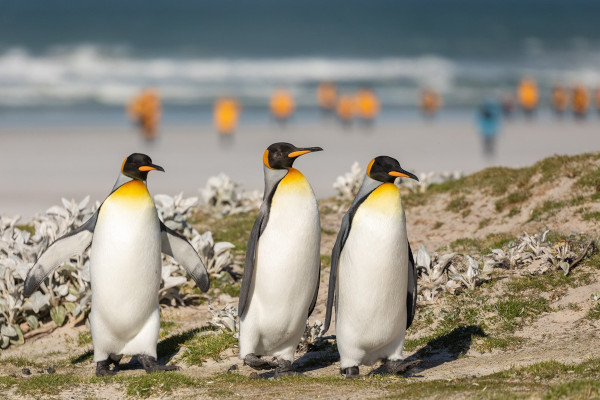
#> input picture python/tarefa1/penguins.jpg, 600 x 400 px
$ python tarefa.py
#> lines starting #> are read from the running program, lines starting #| are printed output that depends on the picture; after the words box and inside, x2 and y2 are one past the last pixel; in counts of white or black regions, pixels touching at a corner belong together
import numpy as np
import matplotlib.pyplot as plt
from PIL import Image

def convolution2D(image, filter):
    image_shape = image.shape

    image_pad = np.pad(image, 1, mode='edge')
    new_image = np.zeros(image_shape)

    for i in range(image_shape[0]):
        for j in range(image_shape[1]):
            mask = np.array([
                [image_pad[i][j], image_pad[i][j+1], image_pad[i][j+2]],
                [image_pad[i+1][j], image_pad[i+1][j+1], image_pad[i+1][j+2]],
                [image_pad[i+2][j], image_pad[i+2][j+1], image_pad[i+2][j+2]]
            ])

            pixel_value = np.dot(filter[0], mask[0]) + np.dot(filter[1], mask[1]) + np.dot(filter[2], mask[2])
            new_image[i][j] = pixel_value

    return new_image

# Filters

gaussian = (1.0/16.0) * np.array([
    [1.0, 2.0, 1.0],
    [2.0, 4.0, 2.0],
    [1.0, 2.0, 1.0]
])

sobel_x = np.array([
    [-1, 0, 1],
    [-2, 0, 2],
    [-1, 0, 1]
])

laplacian = np.array([
    [-1, -1, -1],
    [-1, 8, -1],
    [-1, -1, -1]
])

sobel_y = sobel_x.T

# Loading image

img = np.array(Image.open('penguins.jpg').convert('RGB'))
#> img is the input picture: shape (400, 600, 3); mean R, G, B 147.2, 142.6, 129.4
img_bw = np.mean(img, axis=2) / 255  # Setting the image to have one channel, and values ranging from 0 to 1

blurred_img = convolution2D(img_bw, gaussian)
#> in convolution2D, `image_pad = np.pad(image, 1, mode='edge')`:
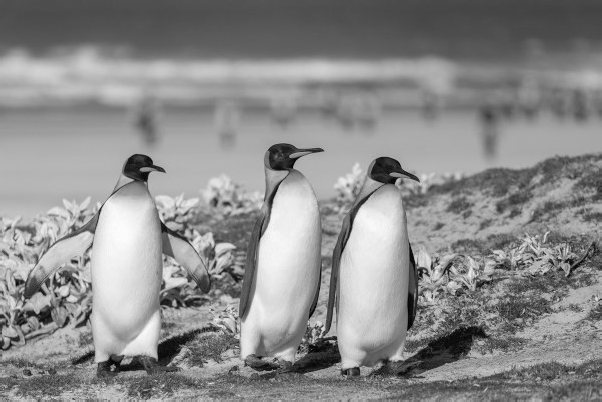
#> image_pad: shape (402, 602) float64; min 0.00261, max 0.992, mean 0.547

# Alg 1

A = convolution2D(blurred_img, sobel_x)
#> after the loop in convolution2D (call 2), `for i in range(image_shape[0]):`:
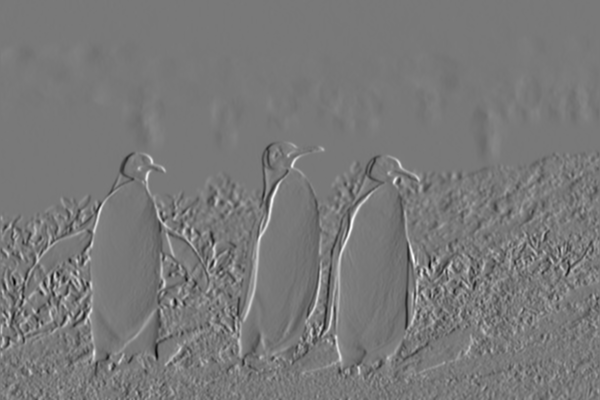
#> new_image: shape (400, 600) float64; min -1.98, max 2.18, mean -0.00137; drawn with min black and max white
B = convolution2D(blurred_img, sobel_y)
#> after the loop in convolution2D (call 3), `for i in range(image_shape[0]):`:
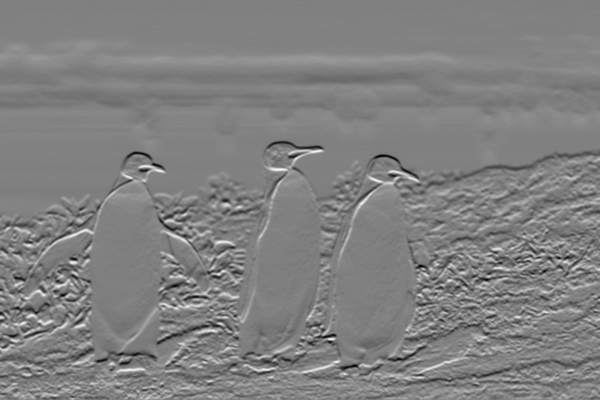
#> new_image: shape (400, 600) float64; min -1.71, max 1.68, mean 0.00509; drawn with min black and max white

C = np.sqrt(np.power(A, 2) + np.power(B, 2))
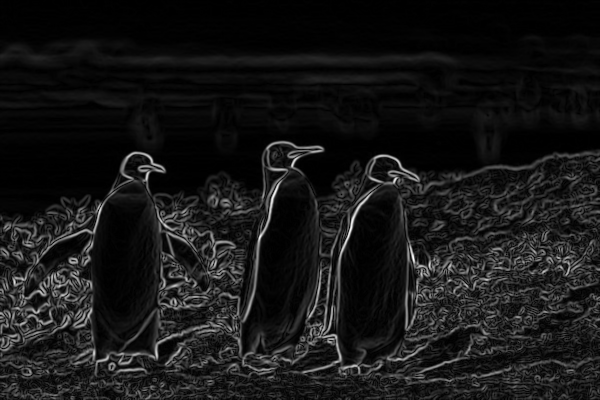
#> C: shape (400, 600) float64; min 0, max 2.25, mean 0.206; drawn with min black and max white
thr = 0.4

D = np.where(C < thr, 0, 1)
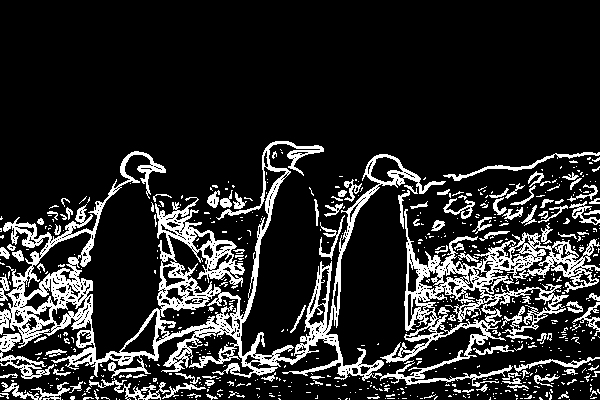
#> D: shape (400, 600) int64; values 0 (black) and 1 (white), 16.2% white; 658 white regions (546 under 20 px), largest, box (x1, y1, x2, y2) and area: (0, 141, 600, 387) 27808, (0, 333, 54, 379) 702, (443, 152, 600, 181) 517

# Alg 2

E = convolution2D(blurred_img, laplacian)
#> after the loop in convolution2D (call 4), `for i in range(image_shape[0]):`:
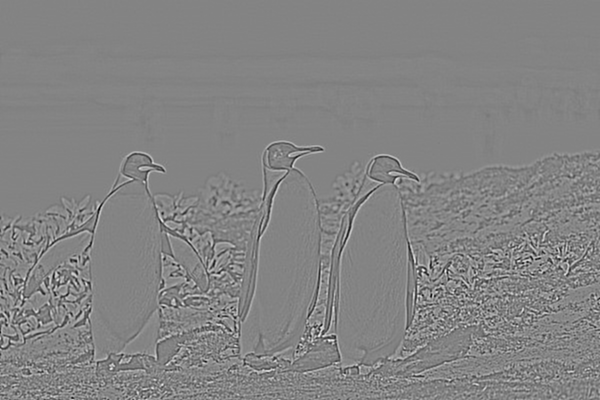
#> new_image: shape (400, 600) float64; min -1.1, max 1.03, mean 3.85e-19; drawn with min black and max white
F = np.where(np.abs(E) > 2e-1, 1, 0)
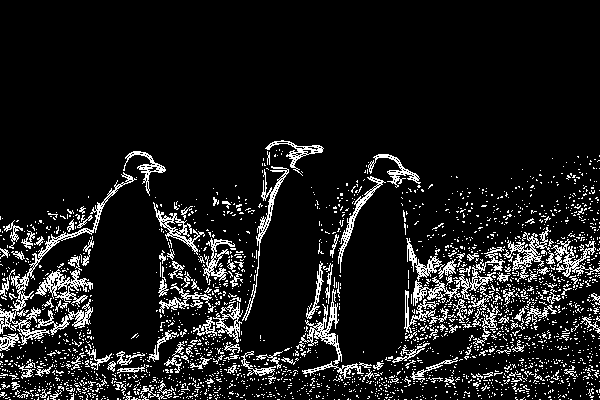
#> F: shape (400, 600) int64; values 0 (black) and 1 (white), 10.6% white in thin lines or dots, all inside (x1, y1, x2, y2) = (0, 140, 600, 400)

# Plotting

fig, axs = plt.subplots(1, 3, figsize=(24, 10))

axs[0].imshow(img)
axs[0].set_xlabel('Original image')

axs[1].imshow(D, cmap='gray')
axs[1].set_xlabel('Gaussian Filter')

axs[2].imshow(F, cmap='gray')
axs[2].set_xlabel('Laplacian Filter')

plt.savefig('result.jpg')
